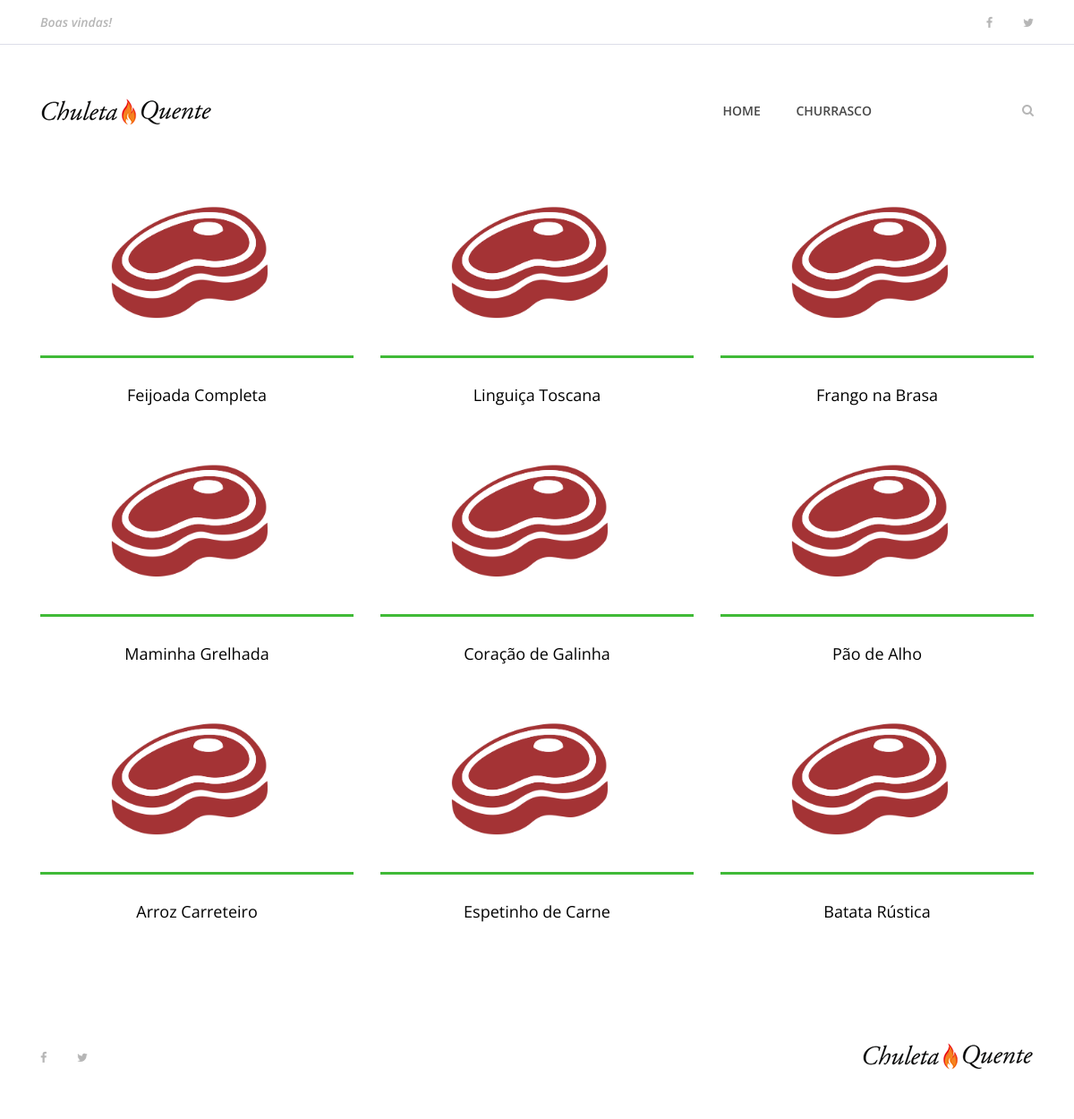
Before: / with the older database file.
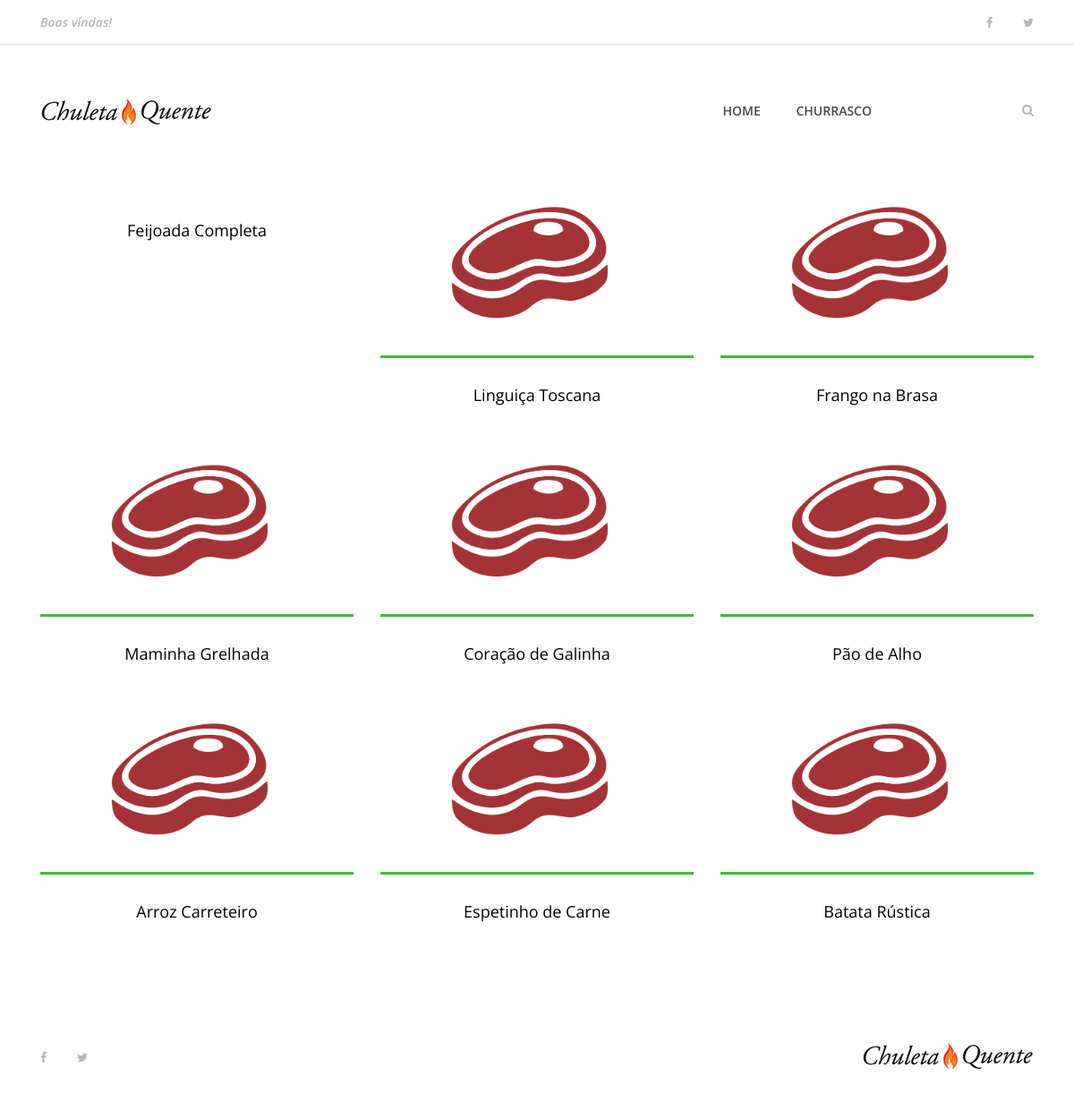
After: the same page with the newer database file.
### churras/models.py (models this page shows, shortened)
class Prato(models.Model):
    nome_prato = models.CharField(max_length=100)
    ingredientes = models.TextField()
    modo_preparo = models.CharField()
    tempo_preparo = models.IntegerField()
    rendimento = models.CharField(max_length=10)
    categoria = models.CharField(max_length=100)
    date_prato = models.DateTimeField(default=datetime.now, blank=True)
    funcionario = models.ForeignKey(User, on_delete=models.CASCADE)
    publicado = models.BooleanField(default=False)
    foto_prato = CloudinaryField(
        'foto_do_prato',
        folder='canesgril_pratos', #NOME DA PASTA DENTRO DO CLOUDINARY
        transformation={ #redimencionamento da imagem
            'width': 600,
            'crop': 'limit',#Outras opções: 'fill', 'scale', 'fit', 'pad'
            'quality' : 'auto'
        },
        blank=True,
        null=True
    )

### churras/views.py (the view)
# urls.py: path('', index, name='index'),
def index(request):
    lista_pratos = Prato.objects.order_by('date_prato').filter(publicado=True)
    paginator = Paginator(lista_pratos, 9)
    page = request.GET.get('page')
    pratos_por_pagina = paginator.get_page(page)
    return render(request, 'index.html', {'lista_pratos': pratos_por_pagina})

### templates/index.html (shortened to what this page needs)
{% extends 'base.html' %}
{% load static %}
{% block content %}
     <section class="best-receipe-area">
        <div class="container">
            <div class="row">
                {% for prato in lista_pratos %}
                <div class="col-12 col-sm-6 col-lg-4">
                    <div class="single-best-receipe-area mb-30">
                        {% if prato.foto_prato == None or prato.foto_prato == '' %}
                        <img src="{% static 'img/bg-img/foto_receita.png' %}" alt="">
                        {% else %}
                            <img src="{{ prato.foto_prato.url }}" alt="">
                        {% endif %}
                        <div class="receipe-content">
                            <a href="{% url 'churras:churrasco' prato.id %}">
                                <h5>{{ prato.nome_prato }}</h5>
                            </a>
                        </div>
                    </div>
                </div>
                {% endfor %}
            </div>
        </div>
    </section>
{% endblock %}

### templates/base.html (shortened to what this page needs)
{% load static %}
<!DOCTYPE html>
<html lang="pt-br">
<head>
    <link rel="stylesheet" href="{% static 'site.css' %}">
</head>
<body>
    {% include 'partials/_header.html' %}
    {% block content %}
    {% endblock %}
    {% include 'partials/_footer.html' %}
</body>
</html>

### templates/partials/_header.html (shortened to what this page needs)
{% load static %}
<header class="header-area">
    <div class="top-header-area">
        <div class="container h-100">
            <div class="row h-100 align-items-center justify-content-between">
                <div class="col-12 col-sm-6">
                    <div class="breaking-news">
                        <div id="breakingNewsTicker" class="ticker">
                            <ul>
                                <li><a href="">Boas vindas!</a></li>
                            </ul>
                        </div>
                    </div>
                </div>
                <div class="col-12 col-sm-6">
                    <div class="top-social-info text-right">
                        <a href=""><i class="fa fa-facebook" aria-hidden="true"></i></a>
                        <a href=""><i class="fa fa-twitter" aria-hidden="true"></i></a>
                    </div>
                </div>
            </div>
        </div>
    </div>
    <div class="delicious-main-menu">
        <div class="classy-nav-container breakpoint-off">
            <div class="container">
                <nav class="classy-navbar justify-content-between" id="deliciousNav">
                    <a class="nav-brand" href="#"><img src="{% static 'img/core-img/logo.png' %}" alt=""></a>
                    <div class="classy-menu">
                        <div class="classynav">
                            <ul>
                                <li><a href="index.html">Home</a></li>
                                <li><a href="churrasco.html">Churrasco</a></li>
                            </ul>
                            <div class="search-btn">
                                <i class="fa fa-search" aria-hidden="true"></i>
                            </div>
                        </div>
                    </div>
                </nav>
            </div>
        </div>
    </div>
</header>

### templates/partials/_footer.html
{% load static %}
<footer class="footer-area">
    <div class="container h-100">
        <div class="row h-100">
            <div class="col-12 h-100 d-flex flex-wrap align-items-center justify-content-between">
                <div class="footer-social-info text-right">
                    <a href="#"><i class="fa fa-facebook" aria-hidden="true"></i></a>
                    <a href="#"><i class="fa fa-twitter" aria-hidden="true"></i></a>
                </div>
                <div class="footer-logo">
                    <a href="#"><img src="{% static 'img/core-img/logo.png' %}" alt=""></a>
                </div>
            </div>
        </div>
    </div>
</footer>

### static/site.css (style rules this page uses)
* { margin: 0; padding: 0; }
body { font-family: "Open Sans", sans-serif; font-size: 14px; }
h1, h2, h3, h4, h5, h6 { color: #000000; line-height: 1.3; font-weight: 600; }
a, a:hover, a:focus { -webkit-transition-duration: 500ms; transition-duration: 500ms; text-decoration: none; outline: 0 solid transparent; color: #000000; font-weight: 600; font-size: 14px; color: #474747; }
ul, ol { margin: 0; }
ul li, ol li { list-style: none; }
img { height: auto; max-width: 100%; }
.mb-30 { margin-bottom: 30px !important; }
.header-area { position: relative; z-index: 100; width: 100%; }
.header-area .top-header-area { width: 100%; height: 50px; background-color: #ffffff; border-bottom: 1px solid #dddee9; }
.header-area .top-header-area .breaking-news { position: relative; z-index: 1; }
.header-area .top-header-area .breaking-news .ticker { width: 100%; text-align: left; position: relative; overflow: hidden; }
.header-area .top-header-area .breaking-news .ticker ul { width: 100%; position: relative; z-index: 1; }
.header-area .top-header-area .breaking-news .ticker ul li { display: none; width: 100%; }
.header-area .top-header-area .breaking-news .ticker ul li a { font-size: 14px; color: #b6b6b6; font-style: italic; }
.header-area .top-header-area .top-social-info a { display: inline-block; color: #b6b6b6; font-size: 13px; margin-right: 30px; }
.header-area .top-header-area .top-social-info a:last-child { margin-right: 0; }
.header-area .delicious-main-menu { position: relative; width: 100%; z-index: 100; height: 145px; }
.header-area .delicious-main-menu .classy-nav-container { background-color: transparent; }
.header-area .delicious-main-menu .classy-navbar { height: 145px; padding: 0; }
.header-area .delicious-main-menu .classy-navbar .classynav ul li a { font-weight: 600; }
.header-area .delicious-main-menu .classy-navbar .classynav > ul > li > a { text-transform: uppercase; padding: 12px 18px 11px; background-color: transparent; border-bottom: 3px solid transparent; line-height: 1; color: #474747; font-weight: 600; }
.header-area .delicious-main-menu .classynav .search-btn { color: #b6b6b6; margin-left: 150px; cursor: pointer; -webkit-transition-duration: 500ms; transition-duration: 500ms; }
.header-area .delicious-main-menu .classynav .search-btn i { -webkit-transition-duration: 500ms; transition-duration: 500ms; }
.best-receipe-area { position: relative; z-index: 1; padding-bottom: 50px; }
.single-best-receipe-area { position: relative; z-index: 1; }
.single-best-receipe-area img { border-bottom: 3px solid #40ba37; }
.single-best-receipe-area .receipe-content { padding-top: 30px; text-align: center; }
.single-best-receipe-area .receipe-content h5 { font-size: 18px; margin-bottom: 10px; font-weight: 400; -webkit-transition-duration: 500ms; transition-duration: 500ms; }
.footer-area { position: relative; z-index: 1; width: 100%; height: 140px; background-color: #ffffff; }
.footer-area .footer-social-info { padding-right: 15px; }
.footer-area .footer-social-info a { display: inline-block; color: #b6b6b6; font-size: 13px; margin-right: 30px; }
.footer-area .footer-social-info a:last-child { margin-right: 0; }

Changed rows visible on the page:
changed Prato "Feijoada Completa": foto_prato: picture removed
